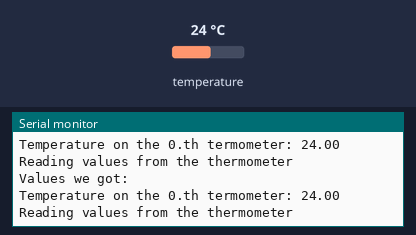
This sketch was run on a simulated Arduino Uno, built with avr-gcc and run on an emulated ATmega328P. On the bench: the last lines printed to the serial monitor. Inputs (shaded band) come from the test bench; at power-on: temperature 24 °C.

Above: at 2.3 s.
2.4 s: temperature set to 12 °C
At 3.7 s:
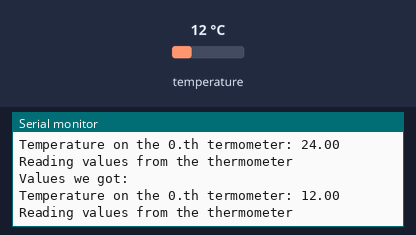
3.9 s: temperature set to 19 °C
At 4.6 s:
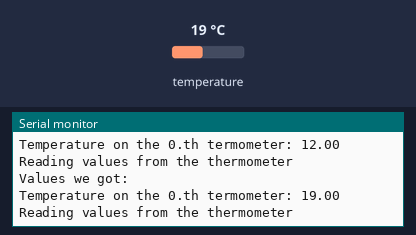
Timing chart, 0 to 6.9 s (numbered marks = the images above; inputs shaded):
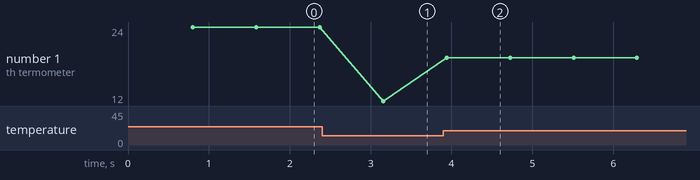

The sketch:

01_Onewire_temp_high_level.ino
```cpp
#include <OneWire.h>            //library for 1W
#include <DallasTemperature.h>  //library for DS18B20

// 1W data line is on this
#define ONE_WIRE_BUS 2
// create an object that is responsible for handling the 1W bus
OneWire oneWire(ONE_WIRE_BUS);

// give this object to the thermometer library
DallasTemperature sensors(&oneWire);

void setup(void)
{
  //9600 baud
  Serial.begin(9600);
  Serial.println("One wire (1W) thermometer (DS18B20) high level example code");
  //initialize the thermometer
  sensors.begin();
}

void loop(void)
{

  //this is to write out in text
  Serial.println("Reading values from the thermometer");
  sensors.requestTemperatures();
  Serial.println("Values we got:");

  Serial.print("Temperature on the 0.th termometer: ");
  Serial.println(sensors.getTempCByIndex(0));


  /*
  //this is for the seial plotter:
  sensors.requestTemperatures();
  delay(100);
  Serial.println(sensors.getTempCByIndex(0));
  delay(100);
  */

  //if there woiuld be multiple thermometers, this is how we could read them:
  /*
  Serial.print("Temperature on the 1.st termometer: ");
  Serial.println(sensors.getTempCByIndex(1));
  */

}
```

Measured:
- after the input at 2.4 s, the serial monitor: prints a new line after 0.76 s (image 1)
- after the input at 3.9 s, the serial monitor: prints a new line at once (image 2)
- plotted number 1: 24 → 12 after the input at 2.4 s, 12 → 19 after the input at 3.9 s
